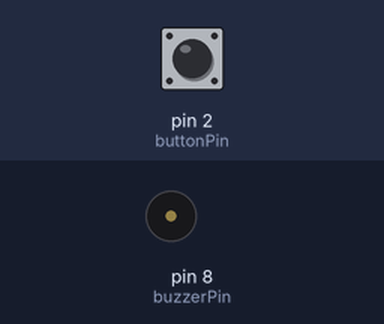
Bench run of a sketch on a simulated Arduino Uno, built with avr-gcc and run on an emulated ATmega328P. Parts: buzzer (waves = sounding). The inputs (shaded band) are chosen by the test bench; at power-on: pin 2 (buttonPin) LOW. What the sketch prints to the serial monitor is not drawn.

Above: at 1.2 s.
1.3 s: pin 2 (buttonPin) pulled HIGH for 3.2 s
At 2.1 s:
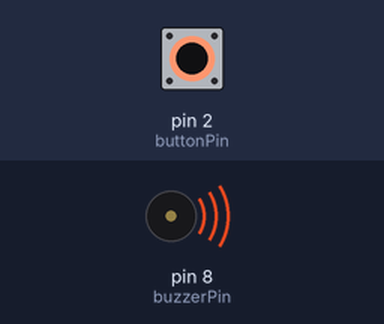
Timing chart, 0 to 6.8 s (numbered marks = the images above; inputs shaded):
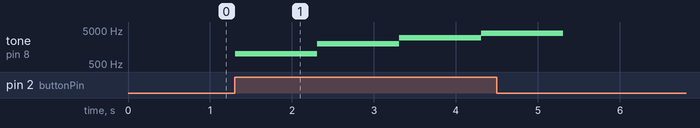

Measured:
- after the input at 1.3 s, tone on pin 8 (buzzerPin): plays 1000 Hz for 1.0 s, 2000 Hz for 1.0 s, 3000 Hz for 1.0 s, 4000 Hz for 1.0 s, starting at once

The sketch:

buzzer.ino
```cpp
int buzzerPin = 8;
int buttonPin = 2;
int state = 0;
int pressCounter = 0;


void setup() {
  Serial.begin(9600);
  pinMode(buttonPin, INPUT);
  pinMode(buzzerPin, OUTPUT);
}

void loop() {
  state = digitalRead(buttonPin);
  Serial.println(state);
  if (state) {
    pressCounter++;
    tone(buzzerPin,pressCounter*1000, 1000);
    delay(1000);
  }
}
```
